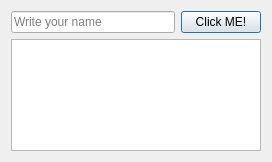
<?xml version="1.0" encoding="UTF-8"?>
<ui version="4.0">
 <class>nameReflectorDialog</class>
 <widget class="QDialog" name="nameReflectorDialog">
  <property name="geometry">
   <rect>
    <x>0</x>
    <y>0</y>
    <width>272</width>
    <height>162</height>
   </rect>
  </property>
  <property name="windowTitle">
   <string>Dialog</string>
  </property>
  <layout class="QGridLayout" name="gridLayout">
   <item row="0" column="0">
    <widget class="QLineEdit" name="nameLineEdit">
     <property name="placeholderText">
      <string>Write your name</string>
     </property>
    </widget>
   </item>
   <item row="0" column="1">
    <widget class="QPushButton" name="clickMePB">
     <property name="text">
      <string>Click ME!</string>
     </property>
    </widget>
   </item>
   <item row="1" column="0" colspan="2">
    <widget class="QTextBrowser" name="displayTextBrowser"/>
   </item>
  </layout>
 </widget>
 <resources/>
 <connections/>
</ui>
